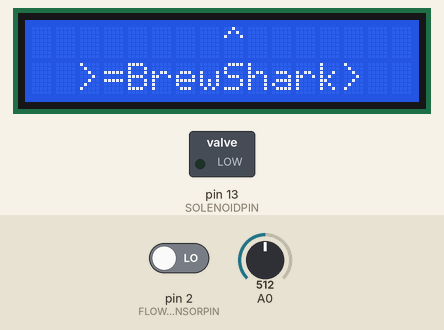
The sketch below on a simulated Arduino Uno, built with avr-gcc and run on an emulated ATmega328P. Shown: 16×2 character LCD, switched loads named in the sketch (green lamp = pin HIGH). The test bench sets the inputs (shaded band); at power-on: A0 = 512, pin 2 (FLOWSENSORPIN) LOW. What the sketch prints to the serial monitor is not drawn.

Above: at 3.2 s.
3.3 s: A0 set to 535
6.3 s: A0 set to 340
9.3 s: A0 set to 358
12.3 s: A0 set to 306
At 15.0 s:
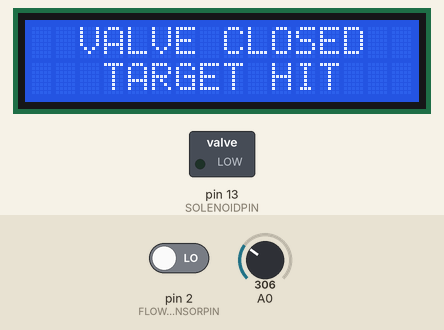
Timing chart, 0 to 16.3 s (numbered marks = the images above; inputs shaded):
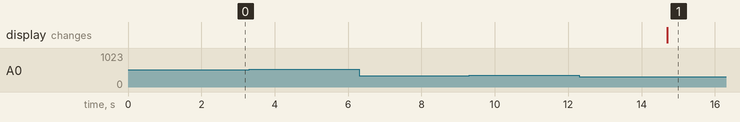

The sketch:

FlowController.ino
```cpp
////////////////////////////////////////////////////////////////////////////
//                           BrewShark v1                                 //
// Change value of hltSIZE to match the max volume in your HLT            //
//                                                                        //
////////////////////////////////////////////////////////////////////////////

#include <LiquidCrystal.h>

LiquidCrystal lcd(8, 9, 4, 5, 6, 7);

int lcd_key     = 0;
int adc_key_in  = 0;
float current_volume = 0;                //Current total volume passed though flow meter
float target_volume = 23;                //Total desired volume
float adjustment_volume = 0;             //Adjustment volume to take into account delays in solenoid closing. Subtracted from the current volume.

#define btnRIGHT  0
#define btnUP     1
#define btnDOWN   2
#define btnLEFT   3
#define btnSELECT 4
#define btnNONE   5

#define hltSIZE   50                       //Size of the Hot Liquor Tun in litres

#define SOLENOIDPIN 13                      //Solenoid relay on Pin 13
#define FLOWSENSORPIN 2                    //Flow sensore on Pin 2

// count how many pulses
volatile uint16_t pulses = 0;
// track the state of the pulse pin
volatile uint8_t lastflowpinstate;
// you can try to keep time of how long it is between pulses
volatile uint32_t lastflowratetimer = 0;
// and use that to calculate a flow rate
volatile float flowrate;
// Interrupt is called once a millisecond, looks for any pulses from the sensor!
SIGNAL(TIMER0_COMPA_vect) {
  uint8_t x = digitalRead(FLOWSENSORPIN);

  if (x == lastflowpinstate) {
    lastflowratetimer++;
    return; // nothing changed!
  }

  if (x == HIGH) {
    //low to high transition!
    pulses++;
  }
  lastflowpinstate = x;
  flowrate = 1000.0;
  flowrate /= lastflowratetimer; // in hertz
  lastflowratetimer = 0;
}

void useInterrupt(boolean v) {
  if (v) {
    // Timer0 is already used for millis() - we'll just interrupt somewhere
    // in the middle and call the "Compare A" function above
    OCR0A = 0xAF;
    TIMSK0 |= _BV(OCIE0A);
  } else {
    // do not call the interrupt function COMPA anymore
    TIMSK0 &= ~_BV(OCIE0A);
  }
}

void setup()
{

  Serial.begin(9600);
  Serial.print("Flow sensor test!");

  digitalWrite(SOLENOIDPIN,LOW);           //ACTIVE HIGH RELAY PUT THIS FIRST TO ENSURE PIN IS IN CORRECT STATE BEFORE WE INIT IT
  digitalWrite(FLOWSENSORPIN, HIGH);

  pinMode(SOLENOIDPIN, OUTPUT);
  pinMode(FLOWSENSORPIN, INPUT);


  lcd.begin(16, 2);                        // start the library

  printBanner(2000);                       // show banner for 2 seconds

  lcd.clear();

  printLabels();

  lastflowpinstate = digitalRead(FLOWSENSORPIN);
  useInterrupt(true);

}

void loop()
{

  while(current_volume < (target_volume - adjustment_volume))
  {
    dowork();
  }

  digitalWrite(SOLENOIDPIN,LOW);          //Close solenoid

  lcd.setCursor(0,0);
  lcd.print("  VALVE CLOSED  ");
  lcd.setCursor(0,1);
  lcd.print("   TARGET HIT   ");

  //Debug Messaging
  Serial.println("  VALVE CLOSED  ");
  Serial.println("   TARGET HIT   ");

}

void printBanner(int bannerdelay)
{
  lcd.setCursor(0,0);
  lcd.print("        ^       ");
  lcd.setCursor(0,1);
  lcd.print("  >=BrewShark>  ");
  delay(bannerdelay);
}

void printLabels()
{
  lcd.setCursor(0,0);
  lcd.print("Set Vol: ");
  lcd.setCursor(0,1);
  lcd.print("Cur Vol: ");
}

// read the buttons
int read_LCD_buttons()
{
  adc_key_in = analogRead(0);
  /*  OLD BUTTONS at 3.3V
  if (adc_key_in > 1000) return btnNONE;
  if (adc_key_in < 50)   return btnRIGHT;
  if (adc_key_in < 195)  return btnSELECT;
  if (adc_key_in < 380)  return btnUP;
  if (adc_key_in < 555)  return btnDOWN;
  if (adc_key_in < 790)  return btnLEFT;
 */

  if (adc_key_in < 50)   return btnRIGHT;
  if (adc_key_in > 1000 && adc_key_in < 1050) return btnNONE;
  if (adc_key_in > 130 && adc_key_in < 160)  return btnUP;
  if (adc_key_in > 300 && adc_key_in < 350)  return btnDOWN;
  if (adc_key_in > 480 && adc_key_in < 520)  return btnLEFT;
  if (adc_key_in > 700 && adc_key_in < 800)  return btnSELECT;

  return btnNONE;
}

void dowork()
{

  //Serial.print("Freq: "); Serial.println(flowrate);        //Uncomment these two lines to monitor the freq/pulses
  //Serial.print("Pulses: "); Serial.println(pulses, DEC);
  float liters = pulses;
  liters /= 7.5;
  liters /= 60.0;

  current_volume = liters;

  //Debug Messaging
  Serial.print("Cur: "); Serial.println(current_volume);
  Serial.print("Tar: "); Serial.println(target_volume);

  //Print the target volume value in litres
  lcd.setCursor(11,0);
  lcd.print(target_volume,2);
  lcd.setCursor(15,0);
  lcd.print("L");

  //Print the current volume value in litres
  lcd.setCursor(11,1);
  lcd.print(current_volume,2);
  lcd.setCursor(15,1);
  lcd.print("L");

  lcd_key = read_LCD_buttons();    // read the buttons


  switch (lcd_key)               // depending on which button was pushed, we perform an action
  {
  case btnRIGHT:
    {
     if (digitalRead(SOLENOIDPIN == HIGH))
     {
             digitalWrite(SOLENOIDPIN,LOW);       //STOP FLOW
     }


      Serial.println("Solenoid Closed");
      break;
    }

  case btnLEFT:
    {
     if (digitalRead(SOLENOIDPIN == LOW))
     {
             digitalWrite(SOLENOIDPIN,HIGH);       //START FLOW
     }


      Serial.println("Solenoid Open");

      break;
    }

  case btnUP:
    {
      if (target_volume >= hltSIZE)  //don't go larger than the size of the vessel
      {
        target_volume = hltSIZE;
        break;
      }
      else
      {
        target_volume += 0.1;
        break;
      }

      break;
    }

  case btnDOWN:
    {
      if (target_volume <= 0)      //don't go below zero
      {
        target_volume = 0;
        break;
      }
      else
      {
        target_volume -= 0.1;
      }
      break;
    }

  case btnNONE:
    {
      break;
    }
  }

}
```

Measured:
- after the input at 3.3 s, every drawn part: stays the same
- after the input at 6.3 s, every drawn part: stays the same
- after the input at 9.3 s, every drawn part: stays the same
- after the input at 12.3 s, the display: changes after 2.4 s (image 1)
